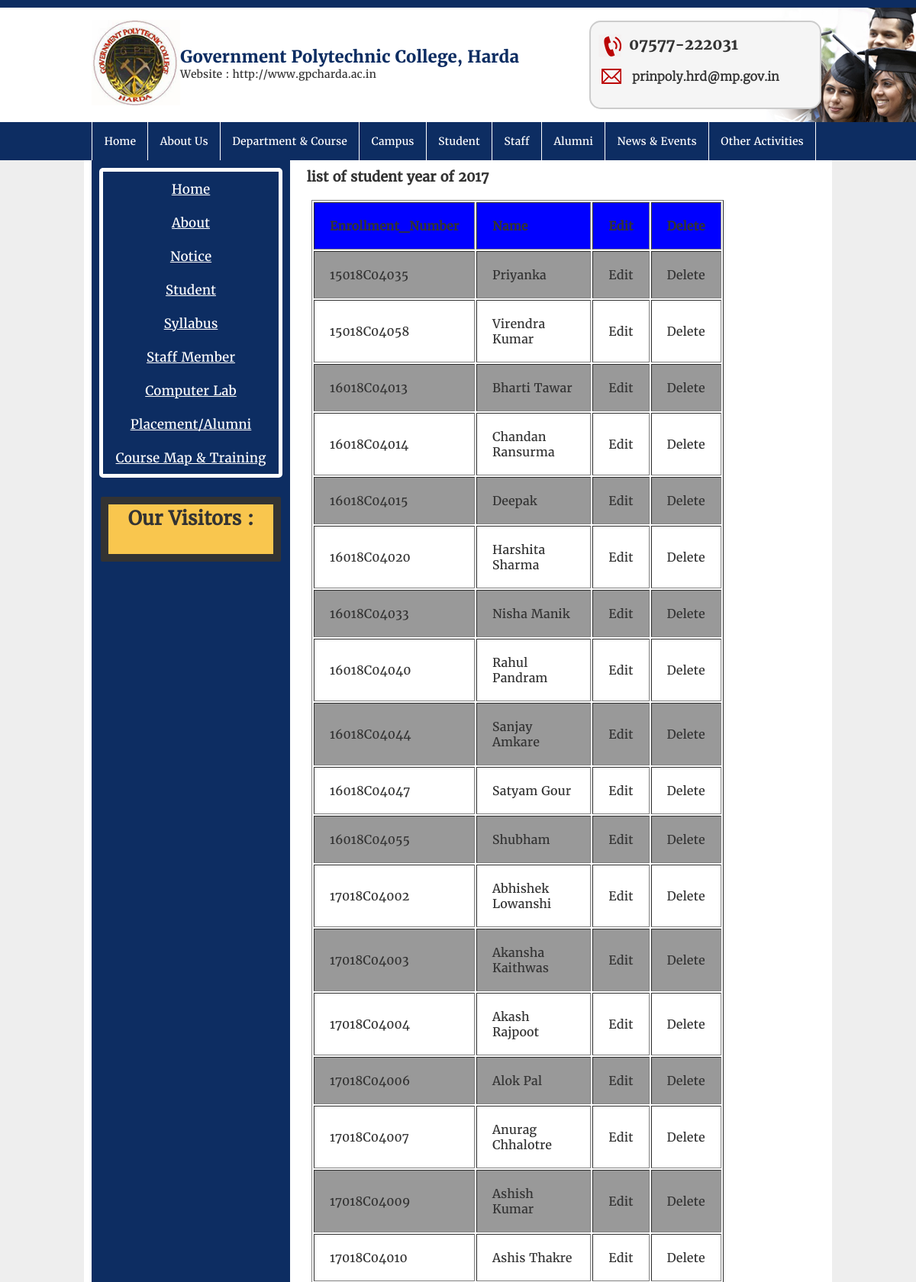
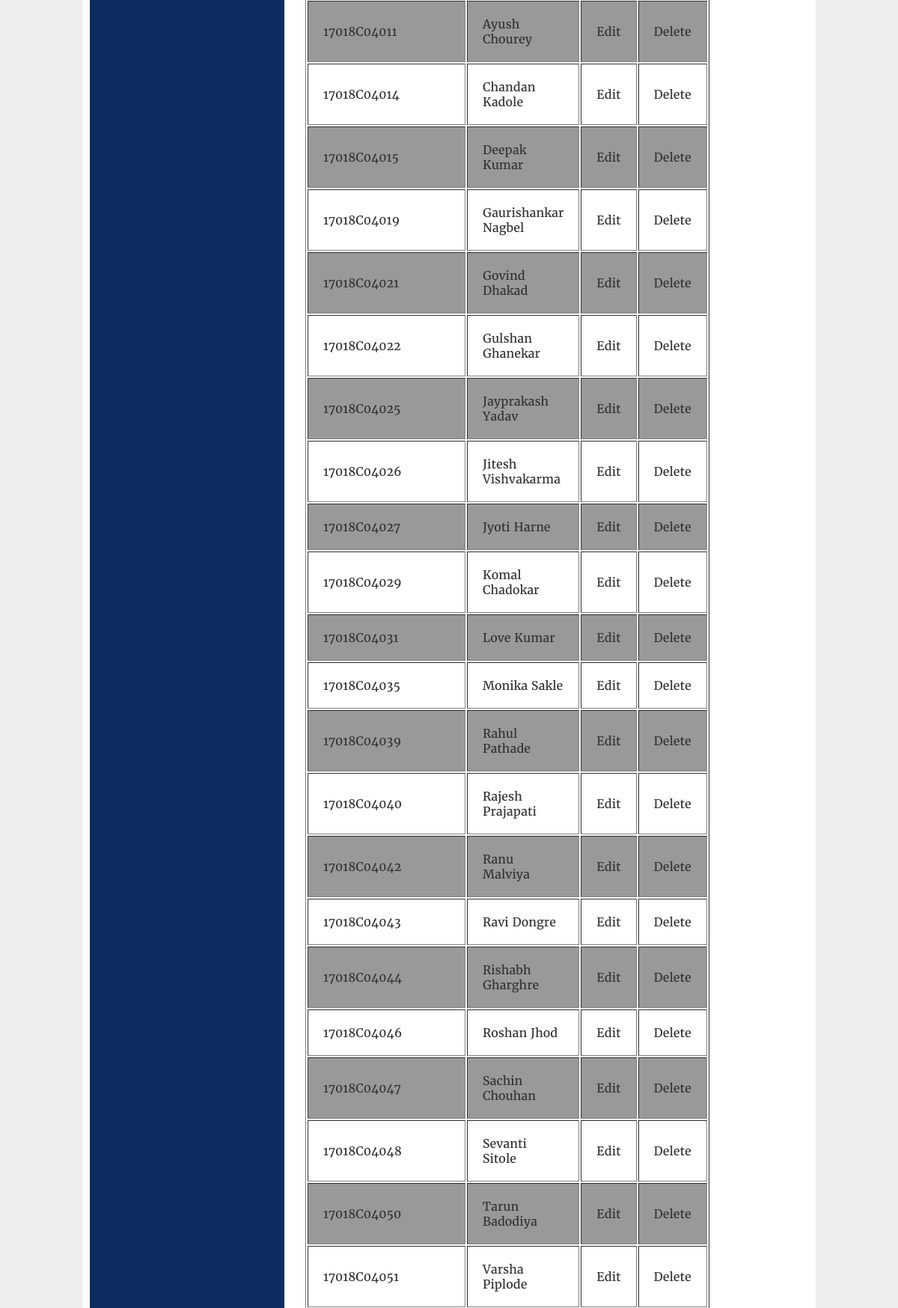
/admin/Student_Admin_2017.php (upper part), run on the app's committed database (2 pictures, top to bottom).
### tables this page shows
CREATE TABLE `year2017` (
  `Enrollment_Number` varchar(11) DEFAULT NULL,
  `Name` varchar(255) DEFAULT NULL
);

### admin/Student_Admin_2017.php (the view, shortened to what this page needs)
<?php
include_once("../header.php");
include_once("../content_left.php");
?>
<html>
    <head>
    </head>
    <body>
        <h1 class="cse">&nbsp;&nbsp;&nbsp;&nbsp;list of student year of 2017</h1>
<?php
include('../connect.php');
$result = $mysqli->query("SELECT * FROM year2017 ");
if ($result)
{
	if ($result->num_rows > 0)
	{
	echo "<table border='1' cellpadding='20'>";
	echo "<tr><th>Enrollment_Number</th><th> Name</th><th>Edit</th><th>Delete</th></tr>";
		while ($row = $result->fetch_object())
		{
		echo "<tr>";
		echo "<td>" . $row->Enrollment_Number . "</td>";
		echo "<td>" . $row->Name . "</td>";
                echo "<td><a href='Course_map_edit_first_sem.php?id=" . $row->Enrollment_Number . "'>Edit</a></td>";
		echo "<td><a href='Student_delete_2017.php?id=" . $row->Enrollment_Number . "'>Delete</a></td>";
		echo "</tr>";
		}
	echo "</table>";
	}
	else
	{
	echo "No results to display!";
	}
}
else
{
echo "Error: " . $mysqli->error;
}
?>
     </body>
</html>
<?php
include_once("../footer.php");
?>

### fcs.css (style rules this page uses)
body, h1, h2, h3, h4, h5, h6,ul, li { margin: 0px; padding: 0px; box-sizing: border-box; }
body { border-top: 10px solid #0d2d62; color: #333333; font-family: regular; font-size: 12px; }

### admin/Student_Admin_2017.php (style rules this page uses)
.cse { padding: 1%; text-align: left; font-size: 18px; }
table { margin: 1% 30%; text-align: left; font-size: 16px; }
th { background-color:blue; }
tr:nth-child(even) { background-color: #999; }

### data on the page
year2017: Enrollment_Number "15018C04035", Name "Priyanka"
year2017: Enrollment_Number "15018C04058", Name "Virendra Kumar"
year2017: Enrollment_Number "16018C04013", Name "Bharti Tawar"
year2017: Enrollment_Number "16018C04014", Name "Chandan Ransurma"
year2017: Enrollment_Number "16018C04015", Name "Deepak"
year2017: Enrollment_Number "16018C04020", Name "Harshita Sharma"
year2017: Enrollment_Number "16018C04033", Name "Nisha Manik"
year2017: Enrollment_Number "16018C04040", Name "Rahul Pandram"
year2017: Enrollment_Number "16018C04044", Name "Sanjay Amkare"
year2017: Enrollment_Number "16018C04047", Name "Satyam Gour"
year2017: Enrollment_Number "16018C04055", Name "Shubham"
year2017: Enrollment_Number "17018C04002", Name "Abhishek Lowanshi"
year2017: Enrollment_Number "17018C04003", Name "Akansha Kaithwas"
year2017: Enrollment_Number "17018C04004", Name "Akash Rajpoot"
year2017: Enrollment_Number "17018C04006", Name "Alok Pal"
year2017: Enrollment_Number "17018C04007", Name "Anurag Chhalotre"
year2017: Enrollment_Number "17018C04009", Name "Ashish Kumar"
year2017: Enrollment_Number "17018C04010", Name "Ashis Thakre"
year2017: Enrollment_Number "17018C04011", Name "Ayush Chourey"
year2017: Enrollment_Number "17018C04014", Name "Chandan Kadole"
year2017: Enrollment_Number "17018C04015", Name "Deepak Kumar"
year2017: Enrollment_Number "17018C04019", Name "Gaurishankar Nagbel"
year2017: Enrollment_Number "17018C04021", Name "Govind Dhakad"
year2017: Enrollment_Number "17018C04022", Name "Gulshan Ghanekar"
year2017: Enrollment_Number "17018C04025", Name "Jayprakash Yadav"
year2017: Enrollment_Number "17018C04026", Name "Jitesh Vishvakarma"
year2017: Enrollment_Number "17018C04027", Name "Jyoti Harne"
year2017: Enrollment_Number "17018C04029", Name "Komal Chadokar"
year2017: Enrollment_Number "17018C04031", Name "Love Kumar"
year2017: Enrollment_Number "17018C04035", Name "Monika Sakle"
year2017: Enrollment_Number "17018C04039", Name "Rahul Pathade"
year2017: Enrollment_Number "17018C04040", Name "Rajesh Prajapati"
year2017: Enrollment_Number "17018C04042", Name "Ranu Malviya"
year2017: Enrollment_Number "17018C04043", Name "Ravi Dongre"
year2017: Enrollment_Number "17018C04044", Name "Rishabh Gharghre"
year2017: Enrollment_Number "17018C04046", Name "Roshan Jhod"
year2017: Enrollment_Number "17018C04047", Name "Sachin Chouhan"
year2017: Enrollment_Number "17018C04048", Name "Sevanti Sitole"
year2017: Enrollment_Number "17018C04050", Name "Tarun Badodiya"
year2017: Enrollment_Number "17018C04051", Name "Varsha Piplode"
